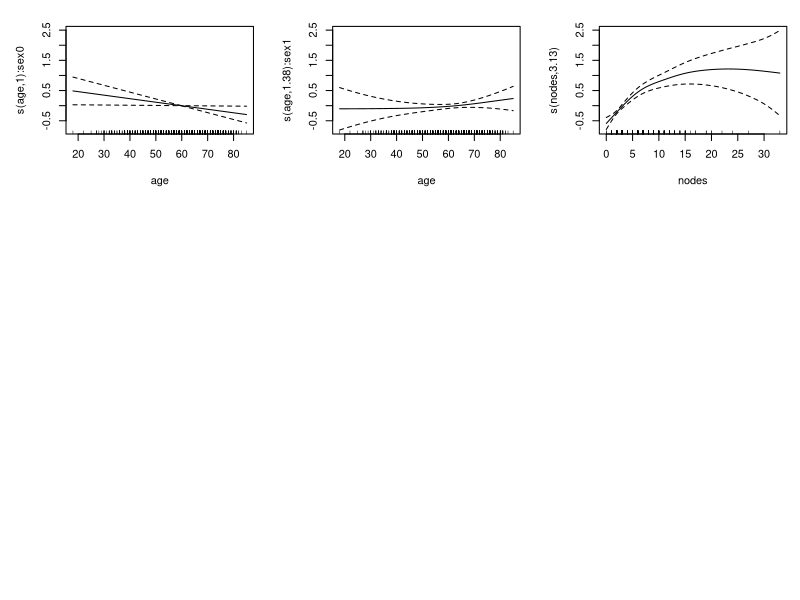

R code for this plot: (Note: this script raises an error after producing the figure.)
# coxph: Additive Cox Proportional Hazard Model
# In mgcv: Mixed GAM Computation Vehicle with Automatic Smoothness Estimation
library(mgcv)
library(survival) ## for data
col1 <- colon[colon$etype==1,] ## concentrate on single event
col1$differ <- as.factor(col1$differ)
col1$sex <- as.factor(col1$sex)

b <- gam(time~s(age,by=sex)+sex+s(nodes)+perfor+rx+obstruct+adhere,
         family=cox.ph(),data=col1,weights=status)
summary(b) 
plot(b,pages=1,all.terms=TRUE) ## plot effects
plot(b$linear.predictors,residuals(b))

## plot survival function for patient j...
np <- 300;j <- 6
newd <- data.frame(time=seq(0,3000,length=np))
dname <- names(col1)
for (n in dname) newd[[n]] <- rep(col1[[n]][j],np)
newd$time <- seq(0,3000,length=np)
fv <- predict(b,newdata=newd,type="response",se=TRUE)
plot(newd$time,fv$fit,type="l",ylim=c(0,1),xlab="time",ylab="survival")
lines(newd$time,fv$fit+2*fv$se.fit,col=2)
lines(newd$time,fv$fit-2*fv$se.fit,col=2)

## crude plot of baseline survival...

plot(b$family$data$tr,exp(-b$family$data$h),type="l",ylim=c(0,1),
     xlab="time",ylab="survival")
lines(b$family$data$tr,exp(-b$family$data$h + 2*b$family$data$q^.5),col=2)
lines(b$family$data$tr,exp(-b$family$data$h - 2*b$family$data$q^.5),col=2)
lines(b$family$data$tr,exp(-b$family$data$km),lty=2) ## Kaplan Meier

## Checking the proportional hazards assumption via scaled score plots as
## in Klein and Moeschberger Section 11.4 p374-376... 

ph.resid <- function(b,stratum=1) {
  ## convenience function to plot scaled score residuals against time,
  ## by term. Reference lines at 5% exceedance prob for Brownian bridge
  ## (see KS test statistic distribution).
  rs <- residuals(b,"score");term <- attr(rs,"term")
  if (is.matrix(b$y)) {
    ii <- b$y[,2] == stratum;b$y <- b$y[ii,1];rs <- rs[ii,]
  }
  oy <- order(b$y)
  for (i in 1:length(term)) {
    ii <- term[[i]]; m <- length(ii)
    plot(b$y[oy],rs[oy,ii[1]],ylim=c(-3,3),type="l",ylab="score residuals",
         xlab="time",main=names(term)[i])
    if (m>1) for (k in 2:m) lines(b$y[oy],rs[oy,ii[k]],col=k);
    abline(-1.3581,0,lty=2);abline(1.3581,0,lty=2) 
  }  
}
par(mfrow=c(2,2))
ph.resid(b)

## stratification example, with 2 randomly allocated strata
## so that results should be similar to previous....
col1$strata <- sample(1:2,nrow(col1),replace=TRUE) 
bs <- gam(cbind(time,strata)~s(age,by=sex)+sex+s(nodes)+perfor+rx+obstruct
          +adhere,family=cox.ph(),data=col1,weights=status)
plot(bs,pages=1,all.terms=TRUE) ## plot effects

## baseline survival plots by strata...

for (i in 1:2) { ## loop over strata
  ## create index selecting elements of stored hazard info for stratum i...
  ind <- which(bs$family$data$tr.strat == i)
  if (i==1) plot(bs$family$data$tr[ind],exp(-bs$family$data$h[ind]),type="l",
                 ylim=c(0,1),xlab="time",ylab="survival",lwd=2,col=i) else
                   lines(bs$family$data$tr[ind],exp(-bs$family$data$h[ind]),lwd=2,col=i)
  lines(bs$family$data$tr[ind],exp(-bs$family$data$h[ind] +
                                     2*bs$family$data$q[ind]^.5),lty=2,col=i) ## upper ci
  lines(bs$family$data$tr[ind],exp(-bs$family$data$h[ind] -
                                     2*bs$family$data$q[ind]^.5),lty=2,col=i) ## lower ci
  lines(bs$family$data$tr[ind],exp(-bs$family$data$km[ind]),col=i) ## KM
}


## Simple simulated known truth example...
ph.weibull.sim <- function(eta,gamma=1,h0=.01,t1=100) { 
  lambda <- h0*exp(eta) 
  n <- length(eta)
  U <- runif(n)
  t <- (-log(U)/lambda)^(1/gamma)
  d <- as.numeric(t <= t1)
  t[!d] <- t1
  list(t=t,d=d)
}
n <- 500;set.seed(2)
x0 <- runif(n, 0, 1);x1 <- runif(n, 0, 1)
x2 <- runif(n, 0, 1);x3 <- runif(n, 0, 1)
f0 <- function(x) 2 * sin(pi * x)
f1 <- function(x) exp(2 * x)
f2 <- function(x) 0.2*x^11*(10*(1-x))^6+10*(10*x)^3*(1-x)^10
f3 <- function(x) 0*x
f <- f0(x0) + f1(x1)  + f2(x2)
g <- (f-mean(f))/5
surv <- ph.weibull.sim(g)
surv$x0 <- x0;surv$x1 <- x1;surv$x2 <- x2;surv$x3 <- x3

b <- gam(t~s(x0)+s(x1)+s(x2,k=15)+s(x3),family=cox.ph,weights=d,data=surv)

plot(b,pages=1)

## Another one, including a violation of proportional hazards for
## effect of x2...

set.seed(2)
h <- exp((f0(x0)+f1(x1)+f2(x2)-10)/5)
t <- rexp(n,h);d <- as.numeric(t<20)

## first with no violation of PH in the simulation...
b <- gam(t~s(x0)+s(x1)+s(x2)+s(x3),family=cox.ph,weights=d)
plot(b,pages=1)
ph.resid(b) ## fine

## Now violate PH for x2 in the simulation...
ii <- t>1.5
h1 <- exp((f0(x0)+f1(x1)+3*f2(x2)-10)/5)
t[ii] <- 1.5 + rexp(sum(ii),h1[ii]);d <- as.numeric(t<20)

b <- gam(t~s(x0)+s(x1)+s(x2)+s(x3),family=cox.ph,weights=d)
plot(b,pages=1)
ph.resid(b) ## The checking plot picks up the problem in s(x2) 


## conditional logistic regression models are often estimated using the 
## cox proportional hazards partial likelihood with a strata for each
## case-control group. A dummy vector of times is created (all equal). 
## The following compares to 'clogit' for a simple case. Note that
## the gam log likelihood is not exact if there is more than one case
## per stratum, corresponding to clogit's approximate method.
library(survival);library(mgcv)
infert$dumt <- rep(1,nrow(infert))
mg <- gam(cbind(dumt,stratum) ~ spontaneous + induced, data=infert,
          family=cox.ph,weights=case)
ms <- clogit(case ~ spontaneous + induced + strata(stratum), data=infert,
             method="approximate")
summary(mg)$p.table[1:2,]; ms

